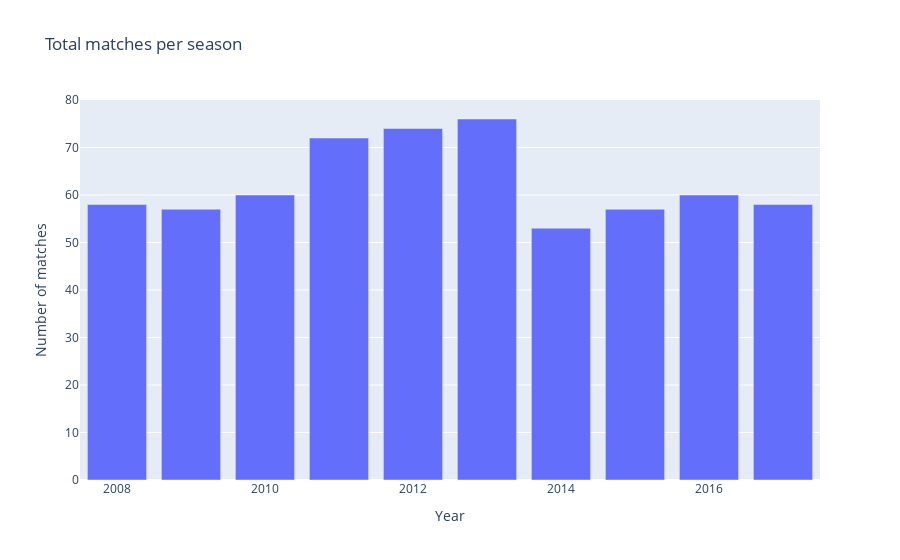

Notebook code for this chart:
### Markdown cell above
### Exploratory Data Analysis

### Code cell
# Count the number of matches per season
matches_per_season = matches['season'].value_counts().reset_index()
matches_per_season.columns = ['season', 'matches_count']

# Plot the bar chart
fig = px.bar(matches_per_season, x='season', y='matches_count', 
             labels={'season': "Year", 'matches_count': "Number of matches"},
             title='Total matches per season')

fig.show()

### Figure 1 — Plotly figure (JSON) as saved in the notebook; plotly's stock layout.template omitted (floating-point values rounded to 4 significant figures)
{"data": [{"alignmentgroup": "True", "hovertemplate": "Year=%{x}<br>Number of matches=%{y}<extra></extra>", "legendgroup": "", "marker": {"color": "#636efa", "pattern": {"shape": ""}}, "name": "", "offsetgroup": "", "orientation": "v", "showlegend": false, "textposition": "auto", "type": "bar", "x": [2013, 2012, 2011, 2010, 2016, 2017, 2008, 2009, 2015, 2014], "xaxis": "x", "y": [76, 74, 72, 60, 60, 58, 58, 57, 57, 53], "yaxis": "y"}], "layout": {"autosize": true, "barmode": "relative", "legend": {"tracegroupgap": 0}, "title": {"text": "Total matches per season"}, "xaxis": {"anchor": "y", "autorange": true, "domain": [0, 1], "range": [2008.0, 2018.0], "title": {"text": "Year"}, "type": "linear"}, "yaxis": {"anchor": "x", "autorange": true, "domain": [0, 1], "range": [0, 80], "title": {"text": "Number of matches"}, "type": "linear"}}}
